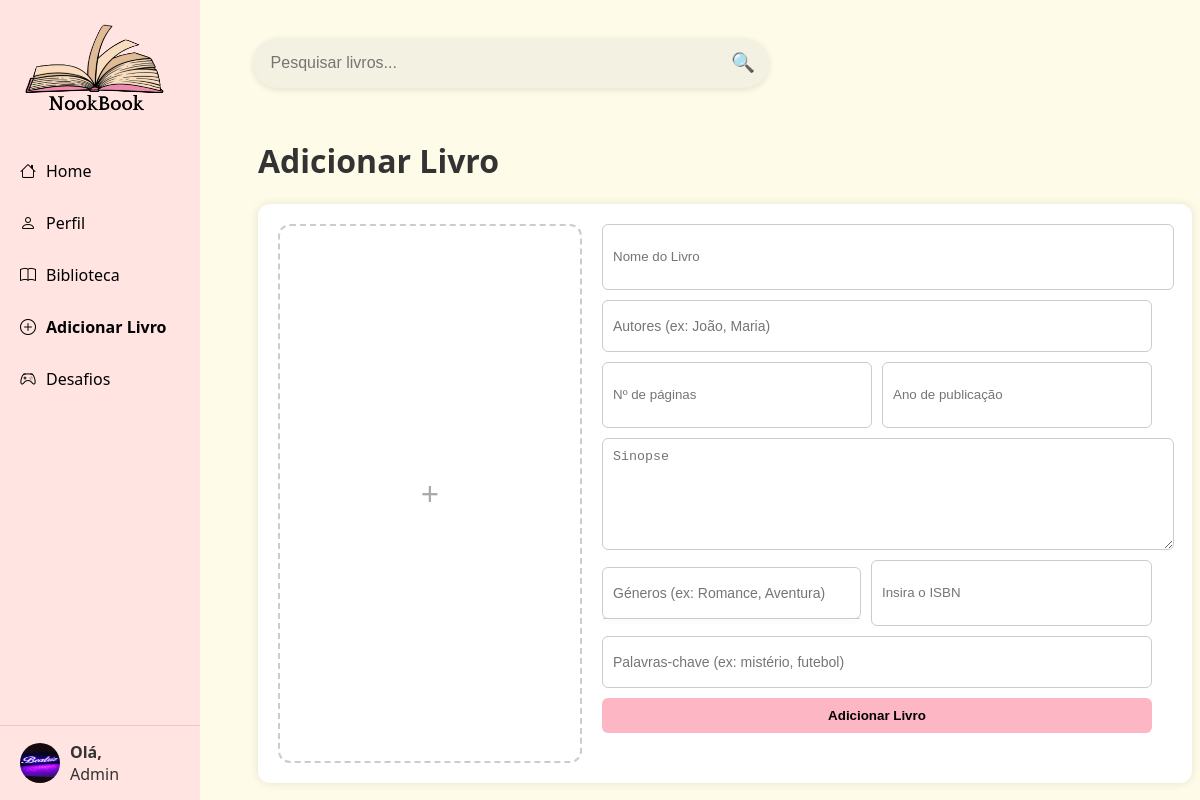
Screenshot of /livro/adicionar/ (signed in) with the database file from the repository.
### nookbook/apps/Utilizadores/models.py (models this page shows, shortened)
class Utilizador(AbstractUser):
    nome = models.CharField(max_length=100, default="Utilizador")
    username = models.CharField(max_length=100, unique=True)
    email = models.EmailField(unique=True)
    biografia = models.CharField(max_length=1000, blank=True, null=True)
    foto_perfil = models.ImageField(upload_to=user_directory_path, blank=True, null=True)
    data_nascimento = models.DateField(blank=True, null=True)
    pais = models.CharField(max_length=100, blank=True, null=True)
    IDIOMAS_CHOICES = [
        ('pt', 'Português'),
        ('en', 'Inglês'),
        ('es', 'Espanhol'),
        ('fr', 'Francês'),
        ('de', 'Alemão'),
    ]
    idioma = models.CharField(max_length=10, choices=IDIOMAS_CHOICES, default='pt')
    generos_fav = models.ManyToManyField('Livros.Generos', blank=True, related_name='utilizadores')
    USERNAME_FIELD = "email"
    REQUIRED_FIELDS = ["username"]
    EMAIL_FIELD = "email"  # <- esta linha que deves adicionar!
    objects = UtilizadorManager()

### nookbook/apps/Livros/views.py (the view, shortened to what this page needs)
# urls.py: path('livro/adicionar/', views.adicionar_livro, name='adicionar_livro'),
@login_required
def adicionar_livro(request):
    estantes = Estante.objects.filter(utilizador=request.user)
    return render(request, 'adicionar_livro.html', {
        'now': date.today(),
        'estantes': estantes
    })

### nookbook/apps/Livros/templates/adicionar_livro.html (shortened to what this page needs)
{% extends 'base.html' %}
{% load static %}
{% block extra_head %}
<link rel="stylesheet" href="{% static 'Livros/css/styles.css' %}">
<link rel="stylesheet" href="{% static 'Livros/css/adicionar.css' %}">
{% endblock %}
{% block content %}
<h1>Adicionar Livro</h1>
<form method="POST" enctype="multipart/form-data" class="form-section">
  <div class="cover-upload">
    <label for="capa" class="placeholder" id="placeholder">+</label>
  </div>
  <div class="form-fields">
    <input type="text" name="titulo" placeholder="Nome do Livro" required pattern="^[^\d]+$" title="O título não pode conter apenas números">
    <div class="tag-group">
      <div id="autores-wrapper" class="tag-input-wrapper">
        <input type="text" name="autores" id="autor-input" placeholder="Autores (ex: João, Maria)" required>
      </div>
    </div>
    <div class="inline-inputs">
      <input type="number" name="num_pag" placeholder="Nº de páginas" min="1" required>
      <input type="number" name="ano_publicacao" placeholder="Ano de publicação" min="0" max="{{ now.year }}">
    </div>
    <textarea name="sinopse" class="form-control auto-resize" rows="6" placeholder="Sinopse" required></textarea>
    <div class="inline-inputs">
      <div class="tag-group">
        <div class="tag-input-wrapper" id="genre-tag-wrapper">
          <input type="text" id="genre-input" placeholder="Géneros (ex: Romance, Aventura)" oninput="filterGenreSuggestions()" onkeydown="handleGenreKey(event)">
          <div class="suggestions" id="genre-suggestions"></div>
        </div>
      </div>
      <input type="text" id="isbn" name="isbn" onblur="validarISBNInput()" placeholder="Insira o ISBN">
    </div>
    <div class="tag-group">
      <div id="keywords-wrapper" class="tag-input-wrapper">
        <input type="text" id="keyword-input" placeholder="Palavras-chave (ex: mistério, futebol)">
      </div>
    </div>
    <button type="submit">Adicionar Livro</button>
  </div>
</form>
{% endblock %}

### nookbook/templates/menu.html (shortened to what this page needs)
{% load static %}
<!DOCTYPE html>
<html lang="pt">
<head>
    <link href="https://cdn.jsdelivr.net/npm/bootstrap-icons/font/bootstrap-icons.css" rel="stylesheet">
</head>
<body>
<div class="container">
    <aside id="sidebar" class="sidebar">
        <div class="top">
          <div class="logo">
            <img src="{% static 'imagens/logo.png' %}" alt="Logo">
          </div>
        </div>
        <nav class="nav">
          <a href="{% if user.is_authenticated %}{% url 'pagina_inicial' %}{% else %}{% url 'pagina_login' %}{% endif %}" class="nav-item {% if request.resolver_match.url_name == 'pagina_inicial' %}active{% endif %}">
            <i class="bi bi-house"></i> Home
          </a>
          <a href="{% if user.is_authenticated %}{% url 'pagina_inicial' %}{% else %}{% url 'pagina_login' %}{% endif %}" class="nav-item {% if request.resolver_match.url_name == 'perfil' %}active{% endif %}">
            <i class="bi bi-person"></i> Perfil
          </a>
          <a href="{% if user.is_authenticated %}{% url 'pagina_biblioteca' %}{% else %}{% url 'pagina_login' %}{% endif %}" class="nav-item {% if request.resolver_match.url_name == 'pagina_biblioteca' %}active{% endif %}">
                   <i class="bi bi-book"></i> Biblioteca
          </a>
          <a href="{% if user.is_authenticated %}{% url 'adicionar_livro' %}{% else %}{% url 'pagina_login' %}{% endif %}" class="nav-item {% if request.resolver_match.url_name == 'adicionar_livro' %}active{% endif %}">
            <i class="bi bi-plus-circle"></i> Adicionar Livro
          </a>
          <a href="{% if user.is_authenticated %}{% url 'pagina_inicial' %}{% else %}{% url 'pagina_login' %}{% endif %}" class="nav-item {% if request.resolver_match.url_name == 'desafios' %}active{% endif %}">
            <i class="bi bi-controller"></i> Desafios
          </a>
        </nav>
        <div class="bottom-profile">
          {% if user.is_authenticated and user.foto_perfil %}
            <img src="{{ user.foto_perfil.url }}" alt="Perfil">
          {% else %}
            <img src="{% static 'imagens/profile_picture.png' %}" alt="Perfil">
          {% endif %}
          <div class="profile-info">
            <strong>Olá,</strong><br>
            <span>{% if user.is_authenticated %}{{ user.username }}{% else %}Visitante{% endif %}</span>
          </div>
        </div>
      </aside>
    <main id="main-content">
        <div class="topo-detalhes-pesquisa">
          <form action="{% url 'pesquisar_livros' %}" method="get" class="barra-pesquisa-estilizada">
            <input type="text" name="q" placeholder="Pesquisar livros..." required>
            <button type="submit">🔍</button>
          </form>
        </div>
    </main>
</div>
</body>
</html>

### nookbook/static/css/styles.css (style rules this page uses)
body { font-family: 'Segoe UI', sans-serif; background-color: #fefce8; color: #333; padding-left: 250px; }
.container { display: flex; }
.sidebar { width: 200px; background-color: #ffe4e1; display: flex; flex-direction: column; justify-content: space-between; height: 100vh; position: fixed; top: 0; left: 0; z-index: 1000; transition: transform 0.3s ease; }
.sidebar .top { padding: 20px; display: flex; align-items: center; justify-content: center; }
.sidebar .logo img { height: 100px; }
.nav { flex-grow: 1; }
.nav-item { display: flex; align-items: center; padding: 15px 20px; text-decoration: none; color: #000; border-radius: 12px; transition: background-color 0.2s, box-shadow 0.2s; }
.nav-item i { margin-right: 10px; }
.nav-item.active { font-weight: bold; }
.bottom-profile { display: flex; align-items: center; padding: 15px 20px; border-top: 1px solid #f1c5c5; }
.bottom-profile img { width: 40px; height: 40px; border-radius: 50%; margin-right: 10px; }
#main-content { margin-left: 200px; padding: 30px; flex: 1; width: 100%; }
.topo-detalhes-pesquisa { display: flex; gap: 4rem; flex-wrap: wrap; margin-left: -235px; }
.barra-pesquisa-estilizada { display: flex; background-color: #f3f1e2; border-radius: 999px; padding: 0.4rem 0.5rem; box-shadow: 0 2px 6px rgba(0, 0, 0, 0.1); max-width: 500px; width: 100%; min-width: 280px; }
.barra-pesquisa-estilizada input { flex: 1; border: none; background: transparent; padding: 0.6rem; font-size: 1rem; outline: none; color: #333; }
.barra-pesquisa-estilizada button { background: none; border: none; font-size: 1.2rem; cursor: pointer; color: #555; padding-left: 0.5rem; }
.barra-pesquisa-estilizada { display: flex; gap: 8px; }
.form-section { display: flex; gap: 20px; background: #fff; padding: 20px; border-radius: 12px; box-shadow: 0 0 10px rgba(0,0,0,0.1); flex-wrap: wrap; }
.cover-upload { max-width: 300px; aspect-ratio: 2 / 3; width: 100%; background-color: #ffffff; border: 2px dashed #ccc; border-radius: 12px; display: flex; justify-content: center; align-items: center; }
.placeholder { font-size: 32px; color: #aaa; }
.form-fields { flex: 2; display: flex; flex-direction: column; gap: 10px; min-width: 250px; margin-right: 20px; padding-bottom: 30px; }
.form-fields input, .form-fields select { padding: 10px; border: 1px solid #ccc; border-radius: 6px; width: 100%; height: 44px; line-height: 1.4; }
.form-fields textarea { padding: 10px; border: 1px solid #ccc; border-radius: 6px; width: 100%; }
.inline-inputs { display: flex; gap: 10px; }
.form-fields button { background-color: #fcb6c4; border: none; padding: 10px; color: #000000; font-weight: bold; border-radius: 6px; cursor: pointer; }
.tag-input-wrapper { display: flex; flex-wrap: wrap; gap: 6px; padding: 5px; border: 1px solid #ccc; border-radius: 6px; background: white; width: 100%; min-height: 40px; position: relative; align-items: center; }
.tag-input-wrapper input { border: none; outline: none; flex: 1; min-width: 120px; font-size: 14px; height: 30px; padding: 0 5px; }
.tag-group { display: flex; flex-wrap: wrap; gap: 6px; align-items: center; width: 100%; min-height: 40px; }
.suggestions { position: absolute; top: 100%; left: 0; right: 0; background: #fff; border: 1px solid #ccc; border-top: none; max-height: 150px; overflow-y: auto; z-index: 10; border-radius: 0 0 6px 6px; box-shadow: 0 2px 5px rgba(0,0,0,0.1); }
.placeholder { cursor: pointer; }

### nookbook/apps/Livros/static/Livros/css/styles.css (style rules this page uses)
body { font-family: 'Segoe UI', sans-serif; background-color: #fefce8; color: #333; padding-left: 250px; }
.container { display: flex; }
.sidebar { width: 200px; background-color: #ffe4e1; display: flex; flex-direction: column; justify-content: space-between; height: 100vh; position: fixed; top: 0; left: 0; z-index: 1000; transition: transform 0.3s ease; }
.sidebar .top { padding: 20px; display: flex; align-items: center; justify-content: center; }
.sidebar .logo img { height: 100px; }
.nav { flex-grow: 1; }
.nav-item { display: flex; align-items: center; padding: 15px 20px; text-decoration: none; color: #000; border-radius: 12px; transition: background-color 0.2s, box-shadow 0.2s; }
.nav-item i { margin-right: 10px; }
.nav-item.active { font-weight: bold; }
.bottom-profile { display: flex; align-items: center; padding: 15px 20px; border-top: 1px solid #f1c5c5; }
.bottom-profile img { width: 40px; height: 40px; border-radius: 50%; margin-right: 10px; }
#main-content { margin-left: 200px; padding: 30px; flex: 1; width: 100%; }

### rows the page displays
Utilizador: foto_perfil (picture), username "Admin"
